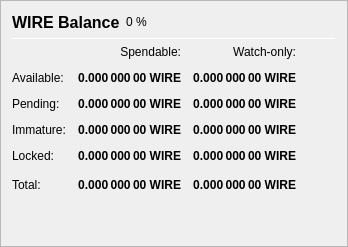
                   <widget class="QFrame" name="frame_Balances">
                    <property name="frameShape">
                     <enum>QFrame::StyledPanel</enum>
                    </property>
                    <property name="frameShadow">
                     <enum>QFrame::Raised</enum>
                    </property>
                    <layout class="QVBoxLayout" name="verticalLayout_4">
                     <item>
                      <layout class="QHBoxLayout" name="horizontalLayout_4">
                       <item>
                        <widget class="QLabel" name="label_5">
                         <property name="minimumSize">
                          <size>
                           <width>0</width>
                           <height>20</height>
                          </size>
                         </property>
                         <property name="font">
                          <font>
                           <pointsize>12</pointsize>
                           <weight>75</weight>
                           <bold>true</bold>
                          </font>
                         </property>
                         <property name="text">
                          <string>WIRE Balance</string>
                         </property>
                        </widget>
                       </item>
                       <item>
                        <widget class="QLabel" name="labelWIREPercent">
                         <property name="text">
                          <string notr="true">0 %</string>
                         </property>
                        </widget>
                       </item>
                       <item>
                        <spacer name="horizontalSpacer_3">
                         <property name="orientation">
                          <enum>Qt::Horizontal</enum>
                         </property>
                         <property name="sizeHint" stdset="0">
                          <size>
                           <width>40</width>
                           <height>20</height>
                          </size>
                         </property>
                        </spacer>
                       </item>
                      </layout>
                     </item>
                     <item>
                      <widget class="Line" name="line_Balance">
                       <property name="minimumSize">
                        <size>
                         <width>0</width>
                         <height>1</height>
                        </size>
                       </property>
                       <property name="maximumSize">
                        <size>
                         <width>16777215</width>
                         <height>1</height>
                        </size>
                       </property>
                       <property name="orientation">
                        <enum>Qt::Horizontal</enum>
                       </property>
                      </widget>
                     </item>
                     <item>
                      <layout class="QGridLayout" name="gridLayout">
                       <property name="spacing">
                        <number>12</number>
                       </property>
                       <item row="0" column="1">
                        <widget class="QLabel" name="labelSpendable">
                         <property name="text">
                          <string>Spendable:</string>
                         </property>
                         <property name="alignment">
                          <set>Qt::AlignRight|Qt::AlignTrailing|Qt::AlignVCenter</set>
                         </property>
                        </widget>
                       </item>
                       <item row="0" column="2">
                        <widget class="QLabel" name="labelWatchonly">
                         <property name="text">
                          <string>Watch-only:</string>
                         </property>
                         <property name="alignment">
                          <set>Qt::AlignRight|Qt::AlignTrailing|Qt::AlignVCenter</set>
                         </property>
                        </widget>
                       </item>
                       <item row="1" column="0">
                        <widget class="QLabel" name="labelBalanceText">
                         <property name="text">
                          <string>Available:</string>
                         </property>
                        </widget>
                       </item>
                       <item row="1" column="1">
                        <widget class="QLabel" name="labelBalance">
                         <property name="font">
                          <font>
                           <weight>75</weight>
                           <bold>true</bold>
                          </font>
                         </property>
                         <property name="cursor">
                          <cursorShape>IBeamCursor</cursorShape>
                         </property>
                         <property name="toolTip">
                          <string>Your current spendable balance</string>
                         </property>
                         <property name="text">
                          <string notr="true">0.000 000 00 WIRE</string>
                         </property>
                         <property name="alignment">
                          <set>Qt::AlignRight|Qt::AlignTrailing|Qt::AlignVCenter</set>
                         </property>
                         <property name="textInteractionFlags">
                          <set>Qt::LinksAccessibleByMouse|Qt::TextSelectableByKeyboard|Qt::TextSelectableByMouse</set>
                         </property>
                        </widget>
                       </item>
                       <item row="1" column="2">
                        <widget class="QLabel" name="labelWatchAvailable">
                         <property name="font">
                          <font>
                           <weight>75</weight>
                           <bold>true</bold>
                          </font>
                         </property>
                         <property name="cursor">
                          <cursorShape>IBeamCursor</cursorShape>
                         </property>
                         <property name="toolTip">
                          <string>Your current balance in watch-only addresses</string>
                         </property>
                         <property name="text">
                          <string notr="true">0.000 000 00 WIRE</string>
                         </property>
                         <property name="alignment">
                          <set>Qt::AlignRight|Qt::AlignTrailing|Qt::AlignVCenter</set>
                         </property>
                         <property name="textInteractionFlags">
                          <set>Qt::LinksAccessibleByMouse|Qt::TextSelectableByKeyboard|Qt::TextSelectableByMouse</set>
                         </property>
                        </widget>
                       </item>
                       <item row="2" column="0">
                        <widget class="QLabel" name="labelPendingText">
                         <property name="text">
                          <string>Pending:</string>
                         </property>
                        </widget>
                       </item>
                       <item row="2" column="1">
                        <widget class="QLabel" name="labelUnconfirmed">
                         <property name="font">
                          <font>
                           <weight>75</weight>
                           <bold>true</bold>
                          </font>
                         </property>
                         <property name="cursor">
                          <cursorShape>IBeamCursor</cursorShape>
                         </property>
                         <property name="toolTip">
                          <string>Total of transactions that have yet to be confirmed, and do not yet count toward the spendable balance</string>
                         </property>
                         <property name="text">
                          <string notr="true">0.000 000 00 WIRE</string>
                         </property>
                         <property name="alignment">
                          <set>Qt::AlignRight|Qt::AlignTrailing|Qt::AlignVCenter</set>
                         </property>
                         <property name="textInteractionFlags">
                          <set>Qt::LinksAccessibleByMouse|Qt::TextSelectableByKeyboard|Qt::TextSelectableByMouse</set>
                         </property>
                        </widget>
                       </item>
                       <item row="2" column="2">
                        <widget class="QLabel" name="labelWatchPending">
                         <property name="font">
                          <font>
                           <weight>75</weight>
                           <bold>true</bold>
                          </font>
                         </property>
                         <property name="cursor">
                          <cursorShape>IBeamCursor</cursorShape>
                         </property>
                         <property name="toolTip">
                          <string>Unconfirmed transactions to watch-only addresses</string>
                         </property>
                         <property name="text">
                          <string notr="true">0.000 000 00 WIRE</string>
                         </property>
                         <property name="alignment">
                          <set>Qt::AlignRight|Qt::AlignTrailing|Qt::AlignVCenter</set>
                         </property>
                         <property name="textInteractionFlags">
                          <set>Qt::LinksAccessibleByMouse|Qt::TextSelectableByKeyboard|Qt::TextSelectableByMouse</set>
                         </property>
                        </widget>
                       </item>
                       <item row="3" column="0">
                        <widget class="QLabel" name="labelImmatureText">
                         <property name="text">
                          <string>Immature:</string>
                         </property>
                        </widget>
                       </item>
                       <item row="3" column="1">
                        <widget class="QLabel" name="labelImmature">
                         <property name="font">
                          <font>
                           <weight>75</weight>
                           <bold>true</bold>
                          </font>
                         </property>
                         <property name="cursor">
                          <cursorShape>IBeamCursor</cursorShape>
                         </property>
                         <property name="toolTip">
                          <string>Staked or masternode rewards that has not yet matured</string>
                         </property>
                         <property name="text">
                          <string notr="true">0.000 000 00 WIRE</string>
                         </property>
                         <property name="alignment">
                          <set>Qt::AlignRight|Qt::AlignTrailing|Qt::AlignVCenter</set>
                         </property>
                         <property name="textInteractionFlags">
                          <set>Qt::LinksAccessibleByMouse|Qt::TextSelectableByKeyboard|Qt::TextSelectableByMouse</set>
                         </property>
                        </widget>
                       </item>
                       <item row="3" column="2">
                        <widget class="QLabel" name="labelWatchImmature">
                         <property name="font">
                          <font>
                           <weight>75</weight>
                           <bold>true</bold>
                          </font>
                         </property>
                         <property name="cursor">
                          <cursorShape>IBeamCursor</cursorShape>
                         </property>
                         <property name="toolTip">
                          <string>Staked or masternode rewards in watch-only addresses that has not yet matured</string>
                         </property>
                         <property name="text">
                          <string notr="true">0.000 000 00 WIRE</string>
                         </property>
                         <property name="alignment">
                          <set>Qt::AlignRight|Qt::AlignTrailing|Qt::AlignVCenter</set>
                         </property>
                         <property name="textInteractionFlags">
                          <set>Qt::LinksAccessibleByMouse|Qt::TextSelectableByKeyboard|Qt::TextSelectableByMouse</set>
                         </property>
                        </widget>
                       </item>
                       <item row="4" column="0">
                        <widget class="QLabel" name="labelLockedBalanceText">
                         <property name="toolTip">
                          <string>Locked WIRE or Masternode collaterals. These are excluded from zWIRE minting.</string>
                         </property>
                         <property name="text">
                          <string>Locked:</string>
                         </property>
                        </widget>
                       </item>
                       <item row="4" column="1">
                        <widget class="QLabel" name="labelLockedBalance">
                         <property name="font">
                          <font>
                           <weight>75</weight>
                           <bold>true</bold>
                          </font>
                         </property>
                         <property name="cursor">
                          <cursorShape>IBeamCursor</cursorShape>
                         </property>
                         <property name="toolTip">
                          <string>Locked WIRE or Masternode collaterals. These are excluded from zWIRE minting.</string>
                         </property>
                         <property name="text">
                          <string notr="true">0.000 000 00 WIRE</string>
                         </property>
                         <property name="alignment">
                          <set>Qt::AlignRight|Qt::AlignTrailing|Qt::AlignVCenter</set>
                         </property>
                         <property name="textInteractionFlags">
                          <set>Qt::LinksAccessibleByMouse|Qt::TextSelectableByKeyboard|Qt::TextSelectableByMouse</set>
                         </property>
                        </widget>
                       </item>
                       <item row="4" column="2">
                        <widget class="QLabel" name="labelWatchLocked">
                         <property name="font">
                          <font>
                           <weight>75</weight>
                           <bold>true</bold>
                          </font>
                         </property>
                         <property name="cursor">
                          <cursorShape>IBeamCursor</cursorShape>
                         </property>
                         <property name="toolTip">
                          <string>Current locked balance in watch-only addresses</string>
                         </property>
                         <property name="text">
                          <string notr="true">0.000 000 00 WIRE</string>
                         </property>
                         <property name="alignment">
                          <set>Qt::AlignRight|Qt::AlignTrailing|Qt::AlignVCenter</set>
                         </property>
                         <property name="textInteractionFlags">
                          <set>Qt::LinksAccessibleByMouse|Qt::TextSelectableByKeyboard|Qt::TextSelectableByMouse</set>
                         </property>
                        </widget>
                       </item>
                       <item row="5" column="0">
                        <widget class="QLabel" name="labelTotalText">
                         <property name="text">
                          <string>Total:</string>
                         </property>
                         <property name="toolTip">
                          <string>Your current WIRE balance, unconfirmed and immature transactions included</string>
                         </property>
                        </widget>
                       </item>
                       <item row="5" column="1">
                        <widget class="QLabel" name="labelTotal">
                         <property name="font">
                          <font>
                           <weight>75</weight>
                           <bold>true</bold>
                          </font>
                         </property>
                         <property name="cursor">
                          <cursorShape>IBeamCursor</cursorShape>
                         </property>
                         <property name="toolTip">
                          <string>Your current WIRE balance, unconfirmed and immature transactions included</string>
                         </property>
                         <property name="text">
                          <string notr="true">0.000 000 00 WIRE</string>
                         </property>
                         <property name="alignment">
                          <set>Qt::AlignRight|Qt::AlignTrailing|Qt::AlignVCenter</set>
                         </property>
                         <property name="textInteractionFlags">
                          <set>Qt::LinksAccessibleByMouse|Qt::TextSelectableByKeyboard|Qt::TextSelectableByMouse</set>
                         </property>
                        </widget>
                       </item>
                       <item row="5" column="2">
                        <widget class="QLabel" name="labelWatchTotal">
                         <property name="font">
                          <font>
                           <weight>75</weight>
                           <bold>true</bold>
                          </font>
                         </property>
                         <property name="cursor">
                          <cursorShape>IBeamCursor</cursorShape>
                         </property>
                         <property name="toolTip">
                          <string>Current total balance in watch-only addresses</string>
                         </property>
                         <property name="text">
                          <string notr="true">0.000 000 00 WIRE</string>
                         </property>
                         <property name="alignment">
                          <set>Qt::AlignRight|Qt::AlignTrailing|Qt::AlignVCenter</set>
                         </property>
                         <property name="textInteractionFlags">
                          <set>Qt::LinksAccessibleByMouse|Qt::TextSelectableByKeyboard|Qt::TextSelectableByMouse</set>
                         </property>
                        </widget>
                       </item>
                       <item row="5" column="3">
                        <spacer name="horizontalSpacer_9">
                         <property name="orientation">
                          <enum>Qt::Horizontal</enum>
                         </property>
                         <property name="sizeHint" stdset="0">
                          <size>
                           <width>40</width>
                           <height>20</height>
                          </size>
                         </property>
                        </spacer>
                       </item>
                      </layout>
                     </item>
                     <item>
                      <spacer name="verticalSpacer_3">
                       <property name="orientation">
                        <enum>Qt::Vertical</enum>
                       </property>
                       <property name="sizeHint" stdset="0">
                        <size>
                         <width>20</width>
                         <height>40</height>
                        </size>
                       </property>
                      </spacer>
                     </item>
                    </layout>
                   </widget>
